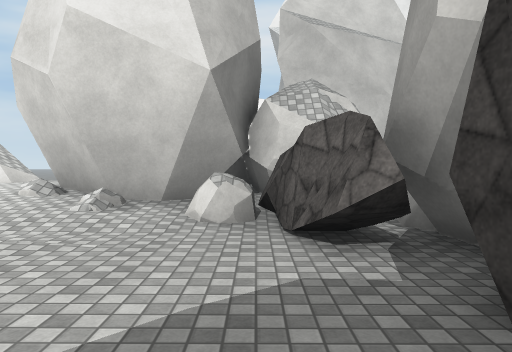
view 1 (above)

24 first-person views from a walk through a 3-D level made in the Unity game engine. The camera is 1.4 m above the floor, tilts 2° down and sees 70° across. The floor is counted in squares, 2 m on a side. Each view is taken from the middle of a square. On the plan, view 1 faces up. The plan holds only what a view shows up to about 11 squares ahead; the rest is blank. The place goes on beyond the plan. The player is left out. Surface patterns are stand-ins for the level's own textures.

view 2
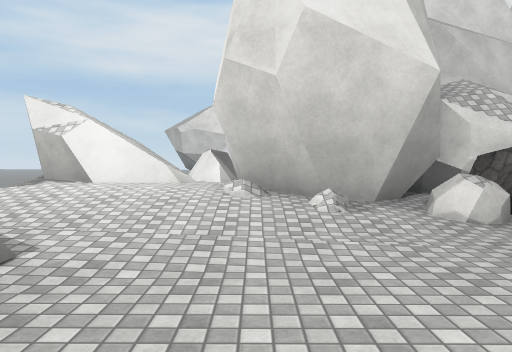

view 3
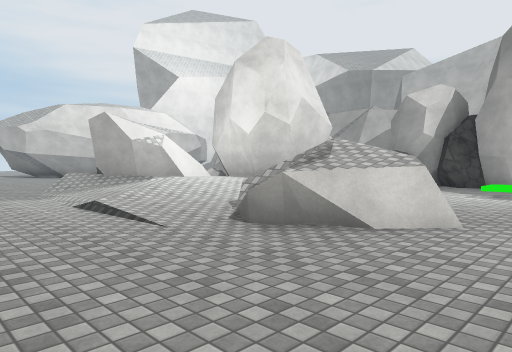

view 4
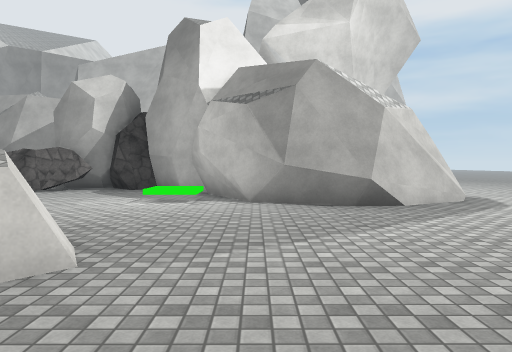

view 5
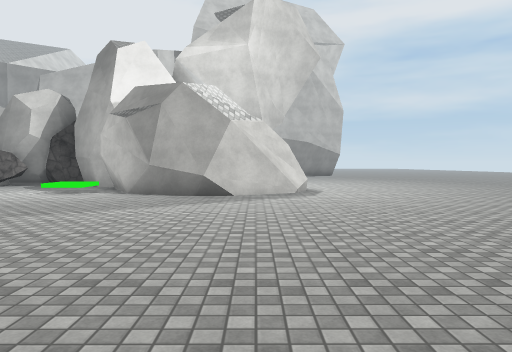

view 6
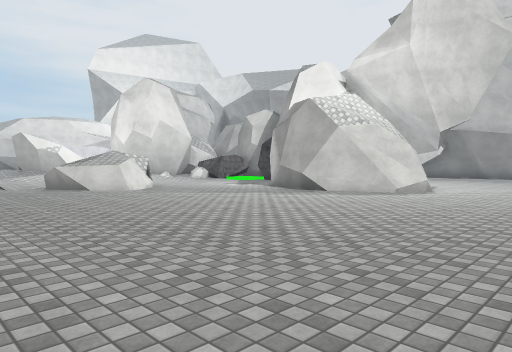

view 7
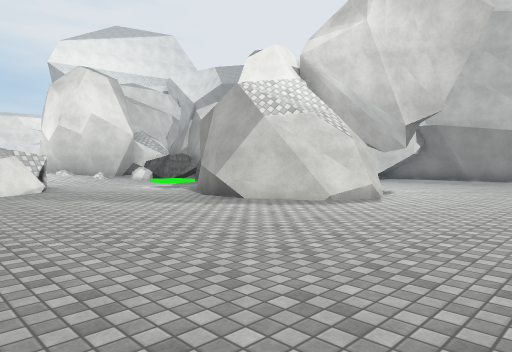

view 8
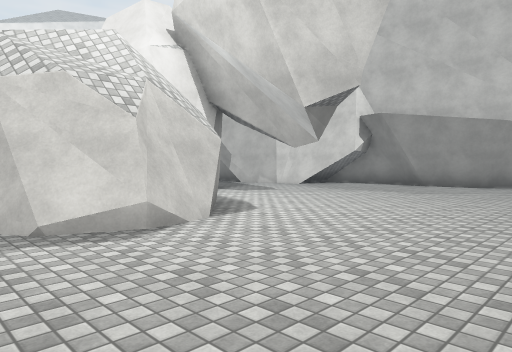

view 9
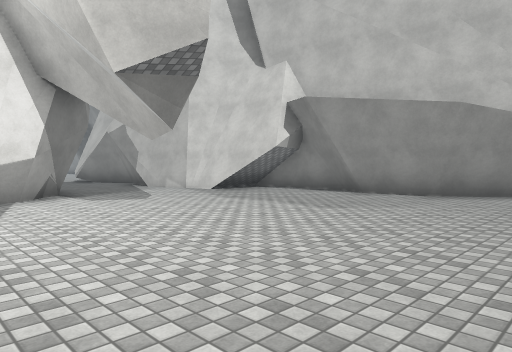

view 10
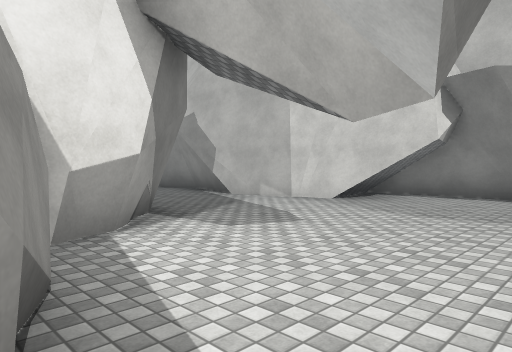

view 11
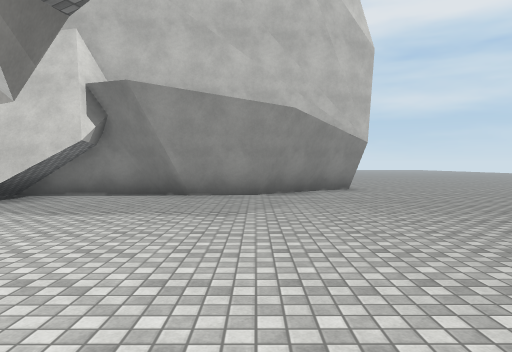

view 12
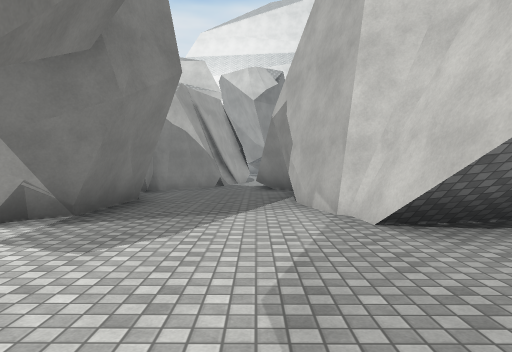

view 13
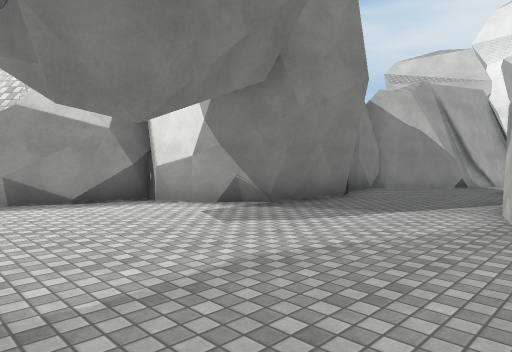

view 14
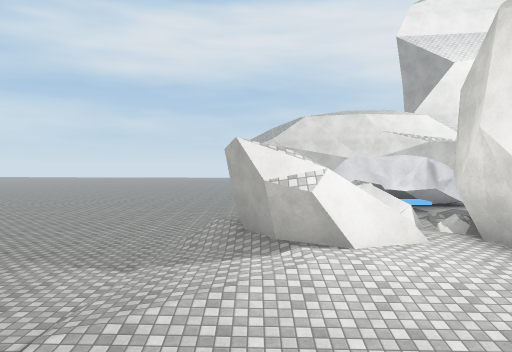

view 15
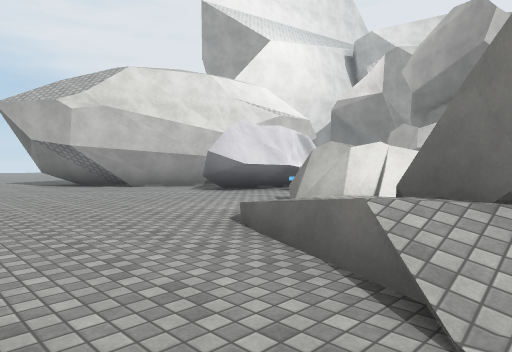

view 16
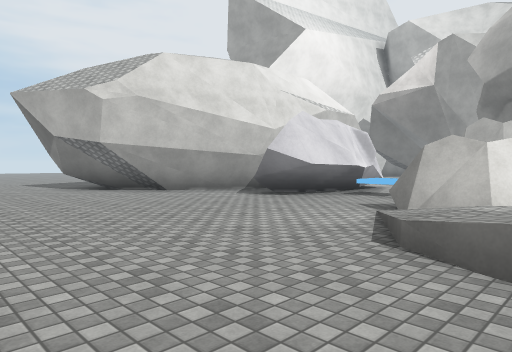

view 17
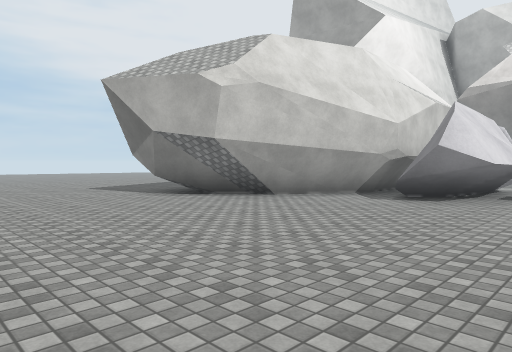

view 18
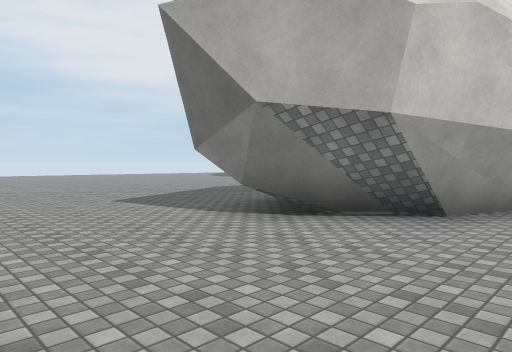

view 19
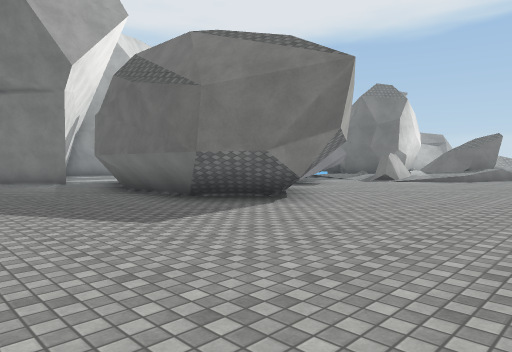

view 20
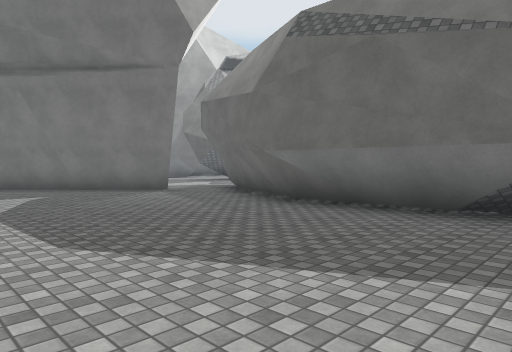

view 21
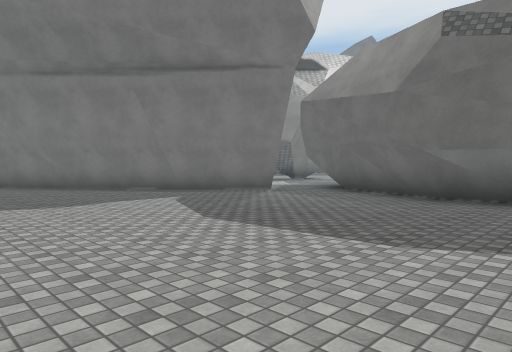

view 22
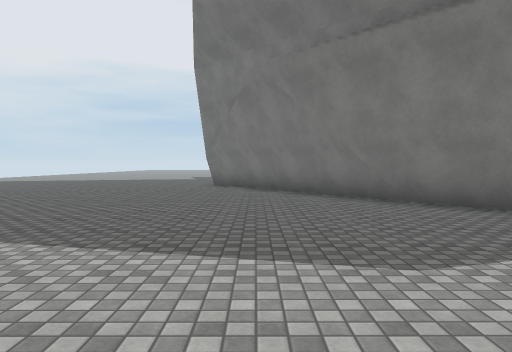

view 23
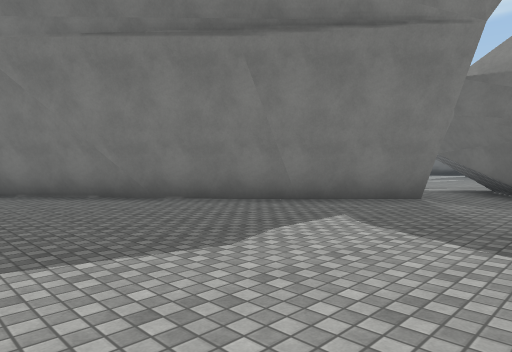

view 24
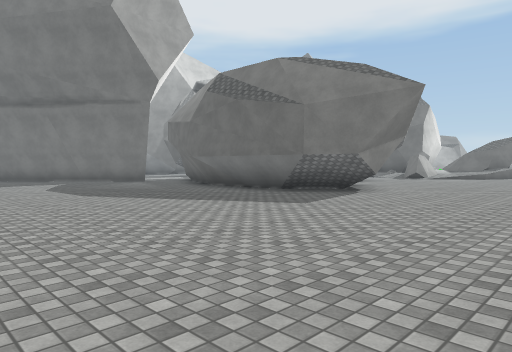

### Floor plan
Key: @ floor where view 1 was taken; # wall or solid block; x gap in a wall; . main floor; : floor 0.25 m higher than the main floor; - floor 0.25 m lower than the main floor; + floor 0.5 m higher than the main floor; / step, stairs or slope; = window, fence, low wall or low ledge; ^ raised ledge; R rock.
Columns run from 11 left of view 1 to 11 right of it. Each row starts with its distance up from view 1.
 28 .....  ..............--
 27 .....................##
 26 ....................##
 25 ...................##
 24 .................###
 23 ................##
 22 ...............##
 21  ....######...##
 20  ....##   ###..
 19  ....##     ##.
 18  ....##      ##
 17  .....###
 16  .......###
 15 .......####
 14 .......#####
 13 .........^.
 12 ..........
 11 ...../RR
 10 ....//RR/
  9 ..../ /R+
  8 ...=#  /R
  7 .../##^/#  #    #
  6 ...//#//######  #.
  5  .//////###RR####x
  4  ./////////RR###..#
  3  ./::////...R##...#
  2  ...///.....R##...#
  1 ...#/##.....#RR...#
  0 ..../=.../.@#  #..##
 -1 ........./### ##...#
 -2 .........## ###....###
 -3  ........#  #......###
 -4  .......##  #........#
 -5 .........# ##.......##
 -6  ........###........##
 -7 ....................##
 -8 .....................##
 -9 ......................#
-10 ......................x

Positions as (right, up) in squares from view 1, and headings:
1: (0, 0), facing up
2: (-3, 0), facing up
3: (-11, -2), facing up-right
4: (-9, -2), facing right
5: (-11, -5), facing right
6: (-11, -10), facing up-right
7: (-8, -10), facing up-right
8: (-3, -10), facing up-right
9: (1, -10), facing up-right
10: (1, -6), facing up-right
11: (1, -7), facing right
12: (6, -6), facing up
13: (8, -6), facing up-left
14: (-7, 1), facing up
15: (-10, 7), facing up-right
16: (-10, 9), facing up-right
17: (-11, 12), facing up-right
18: (-10, 16), facing up-right
19: (-11, 25), facing down-right
20: (-6, 26), facing down-right
21: (-4, 28), facing down-right
22: (0, 27), facing right
23: (0, 28), facing down-right
24: (-11, 28), facing down-right
